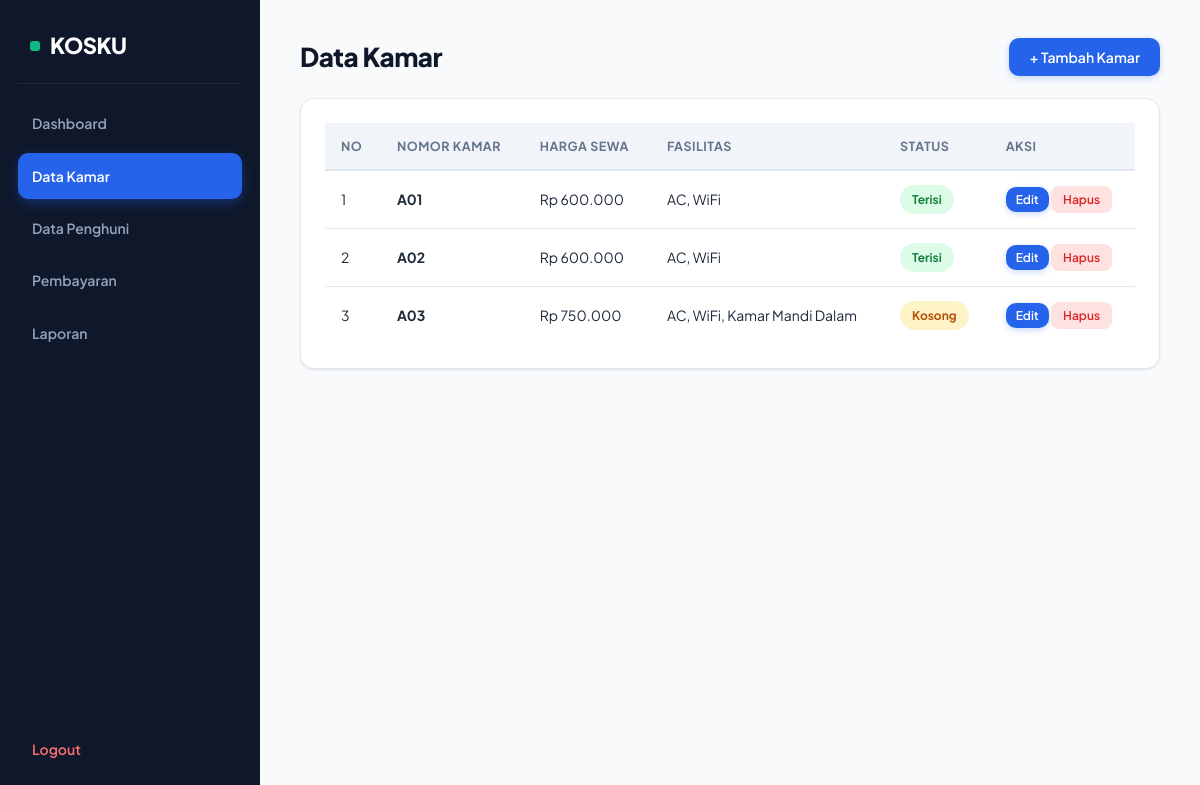
Screenshot of /admin-kamar.php (signed in) with the database file from the repository.
### tables this page shows
CREATE TABLE IF NOT EXISTS kamar (
    id_kamar INT AUTO_INCREMENT PRIMARY KEY,
    nomor_kamar VARCHAR(10) NOT NULL UNIQUE,
    harga_sewa INT NOT NULL,
    fasilitas VARCHAR(255) NOT NULL,
    status ENUM('Kosong', 'Terisi') DEFAULT 'Kosong'
);

### admin-kamar.php (the view, shortened to what this page needs)
<?php
include 'koneksi.php';
$data_kamar = mysqli_query($conn, "SELECT * FROM kamar ORDER BY nomor_kamar ASC");
?>
<!DOCTYPE html>
<html lang="id">
<head>
    <link rel="stylesheet" href="css/style.css">
</head>
<body>
    <div class="wrapper">
        <aside class="sidebar">
            <h2>KOSKU</h2>
            <a href="admin-dashboard.php">Dashboard</a>
            <a href="admin-kamar.php" class="active">Data Kamar</a>
            <a href="admin-penghuni.php">Data Penghuni</a>
            <a href="admin-pembayaran.php">Pembayaran</a>
            <a href="admin-laporan.php">Laporan</a>
            <a href="logout.php">Logout</a>
        </aside>
        <main class="main-content">
            <div style="display:flex; justify-content:space-between; align-items:center; margin-bottom:15px;">
                <h1>Data Kamar</h1>
                <button class="btn-primary" onclick="document.getElementById('modalTambah').style.display='flex'">+ Tambah Kamar</button>
            </div>
            <div class="table-container">
                <table>
                    <thead>
                        <tr>
                            <th>No</th>
                            <th>Nomor Kamar</th>
                            <th>Harga Sewa</th>
                            <th>Fasilitas</th>
                            <th>Status</th>
                            <th>Aksi</th>
                        </tr>
                    </thead>
                    <tbody>
                        <?php $no = 1; while ($row = mysqli_fetch_assoc($data_kamar)): ?>
                        <tr>
                            <td><?= $no++; ?></td>
                            <td><strong><?= htmlspecialchars($row['nomor_kamar']); ?></strong></td>
                            <td>Rp <?= number_format($row['harga_sewa'], 0, ',', '.'); ?></td>
                            <td><?= htmlspecialchars($row['fasilitas']); ?></td>
                            <td>
                                <?php if ($row['status'] === 'Terisi'): ?>
                                    <span class="badge-lunas">Terisi</span>
                                <?php else: ?>
                                    <span class="badge-belum">Kosong</span>
                                <?php endif; ?>
                            </td>
                            <td>
                                <button class="btn-primary" style="padding:5px 10px; font-size:12px;"
                                    onclick="bukaEdit(<?= $row['id_kamar']; ?>, '<?= htmlspecialchars($row['nomor_kamar']); ?>', <?= $row['harga_sewa']; ?>, '<?= htmlspecialchars($row['fasilitas']); ?>')">
                                    Edit
                                </button>
                                <a href="admin-kamar.php?hapus=<?= $row['id_kamar']; ?>" class="btn-danger" onclick="return confirm('Yakin ingin menghapus kamar <?= $row['nomor_kamar']; ?>?')">Hapus</a>
                            </td>
                        </tr>
                        <?php endwhile; ?>
                    </tbody>
                </table>
            </div>
        </main>
    </div>
</body>
</html>

### css/style.css (style rules this page uses)
:root { --primary: #2563eb; --primary-hover: #1d4ed8; --primary-light: #eff6ff; --secondary: #0f172a; --sidebar-bg: #0f172a; --sidebar-hover: #1e293b; --accent: #10b981; --danger: #ef4444; --warning: #f59e0b; --bg-main: #f8fafc; --card-bg: #ffffff; --text-main: #1e293b; --text-muted: #64748b; --border-color: #e2e8f0; --shadow-sm: 0 1px 3px rgba(15, 23, 42, 0.06), 0 1px 2px rgba(15, 23, 42, 0.04); --shadow-md: 0 4px 12px rgba(15, 23, 42, 0.08); --shadow-lg: 0 12px 28px rgba(15, 23, 42, 0.14); --radius-md: 10px; --radius-lg: 14px; }
* { margin: 0; padding: 0; box-sizing: border-box; font-family: 'Plus Jakarta Sans', -apple-system, BlinkMacSystemFont, 'Segoe UI', Roboto, sans-serif; }
body { background-color: var(--bg-main); color: var(--text-main); line-height: 1.6; -webkit-font-smoothing: antialiased; }
.btn-primary { background: var(--primary); color: #ffffff !important; padding: 10px 20px; border-radius: var(--radius-md); text-decoration: none; font-weight: 600; font-size: 14px; border: none; cursor: pointer; display: inline-flex; align-items: center; justify-content: center; gap: 6px; transition: all 0.2s ease; box-shadow: 0 2px 6px rgba(37, 99, 235, 0.25); }
.btn-danger { background: #fee2e2 !important; color: #dc2626 !important; padding: 6px 12px !important; border-radius: 8px !important; font-weight: 600; transition: all 0.2s; }
.wrapper { display: flex; min-height: 100vh; }
.sidebar { width: 260px; background: var(--sidebar-bg); color: #ffffff; padding: 28px 18px; display: flex; flex-direction: column; gap: 6px; position: sticky; top: 0; height: 100vh; flex-shrink: 0; }
.sidebar h2 { font-size: 22px; font-weight: 800; letter-spacing: -0.5px; padding: 0 12px 20px; margin-bottom: 10px; border-bottom: 1px solid #1e293b; color: #ffffff; display: flex; align-items: center; gap: 10px; }
.sidebar h2::before { content: ""; width: 10px; height: 10px; border-radius: 3px; background: var(--accent); }
.sidebar a { color: #94a3b8; text-decoration: none; padding: 12px 14px; border-radius: var(--radius-md); font-size: 14px; font-weight: 600; transition: all 0.2s ease; display: flex; align-items: center; }
.sidebar a.active { background: var(--primary); color: #ffffff; box-shadow: 0 4px 12px rgba(37, 99, 235, 0.35); }
.sidebar a[href="logout.php"] { margin-top: auto; color: #f87171; }
.main-content { flex: 1; padding: 36px 40px; max-width: 100%; overflow-x: hidden; }
.main-content h1 { font-size: 26px; font-weight: 800; color: var(--secondary); letter-spacing: -0.5px; }
.table-container { background: var(--card-bg); padding: 24px; border-radius: var(--radius-lg); border: 1px solid var(--border-color); box-shadow: var(--shadow-sm); overflow-x: auto; margin-top: 20px; }
table { width: 100%; border-collapse: collapse; text-align: left; font-size: 14px; }
thead tr { background-color: #f1f5f9; border-bottom: 2px solid var(--border-color); }
th { padding: 13px 16px; font-weight: 700; font-size: 12.5px; text-transform: uppercase; letter-spacing: 0.5px; color: var(--text-muted); }
td { padding: 14px 16px; border-bottom: 1px solid var(--border-color); color: var(--text-main); vertical-align: middle; }
tbody tr { transition: background-color 0.15s ease; }
tbody tr:last-child td { border-bottom: none; }
.badge-lunas { background: #dcfce7 !important; color: #15803d !important; padding: 5px 12px !important; border-radius: 999px !important; font-size: 12px !important; font-weight: 700 !important; display: inline-block; }
.badge-belum { background: #fef3c7 !important; color: #b45309 !important; padding: 5px 12px !important; border-radius: 999px !important; font-size: 12px !important; font-weight: 700 !important; display: inline-block; }

### admin-kamar.php (style rules this page uses)
.badge-lunas { background:#d4edda; color:#155724; padding:4px 10px; border-radius:12px; font-size:12px; font-weight:bold; }
.badge-belum { background:#fff3cd; color:#856404; padding:4px 10px; border-radius:12px; font-size:12px; font-weight:bold; }
.btn-danger { background:#e74c3c; color:white; padding:5px 10px; border-radius:4px; text-decoration:none; font-size:12px; }

### rows the page displays
kamar: nomor_kamar "A01", harga_sewa "600.000", fasilitas "AC, WiFi", status "Terisi"
kamar: nomor_kamar "A02", harga_sewa "600.000", fasilitas "AC, WiFi", status "Terisi"
kamar: nomor_kamar "A03", harga_sewa "750.000", fasilitas "AC, WiFi, Kamar Mandi Dalam", status "Kosong"
